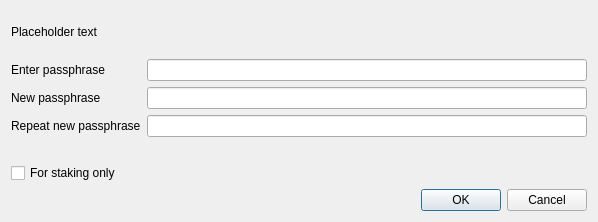
<?xml version="1.0" encoding="UTF-8"?>
<ui version="4.0">
 <class>AskPassphraseDialog</class>
 <widget class="QDialog" name="AskPassphraseDialog">
  <property name="geometry">
   <rect>
    <x>0</x>
    <y>0</y>
    <width>598</width>
    <height>222</height>
   </rect>
  </property>
  <property name="sizePolicy">
   <sizepolicy hsizetype="Preferred" vsizetype="Minimum">
    <horstretch>0</horstretch>
    <verstretch>0</verstretch>
   </sizepolicy>
  </property>
  <property name="minimumSize">
   <size>
    <width>550</width>
    <height>0</height>
   </size>
  </property>
  <property name="windowTitle">
   <string>Passphrase Dialog</string>
  </property>
  <layout class="QVBoxLayout" name="verticalLayout">
   <property name="sizeConstraint">
    <enum>QLayout::SetMinimumSize</enum>
   </property>
   <item>
    <widget class="QLabel" name="warningLabel">
     <property name="text">
      <string notr="true">Placeholder text</string>
     </property>
     <property name="textFormat">
      <enum>Qt::RichText</enum>
     </property>
     <property name="wordWrap">
      <bool>true</bool>
     </property>
    </widget>
   </item>
   <item>
    <layout class="QFormLayout" name="formLayout">
     <property name="sizeConstraint">
      <enum>QLayout::SetMinimumSize</enum>
     </property>
     <property name="fieldGrowthPolicy">
      <enum>QFormLayout::AllNonFixedFieldsGrow</enum>
     </property>
     <item row="0" column="0">
      <widget class="QLabel" name="passLabel1">
       <property name="text">
        <string>Enter passphrase</string>
       </property>
      </widget>
     </item>
     <item row="0" column="1">
      <widget class="QLineEdit" name="passEdit1">
       <property name="echoMode">
        <enum>QLineEdit::Password</enum>
       </property>
      </widget>
     </item>
     <item row="1" column="0">
      <widget class="QLabel" name="passLabel2">
       <property name="text">
        <string>New passphrase</string>
       </property>
      </widget>
     </item>
     <item row="1" column="1">
      <widget class="QLineEdit" name="passEdit2">
       <property name="echoMode">
        <enum>QLineEdit::Password</enum>
       </property>
      </widget>
     </item>
     <item row="2" column="0">
      <widget class="QLabel" name="passLabel3">
       <property name="text">
        <string>Repeat new passphrase</string>
       </property>
      </widget>
     </item>
     <item row="2" column="1">
      <widget class="QLineEdit" name="passEdit3">
       <property name="echoMode">
        <enum>QLineEdit::Password</enum>
       </property>
      </widget>
     </item>
     <item row="3" column="1">
      <widget class="QLabel" name="capsLabel">
       <property name="font">
        <font>
         <weight>75</weight>
         <bold>true</bold>
        </font>
       </property>
       <property name="text">
        <string/>
       </property>
       <property name="alignment">
        <set>Qt::AlignCenter</set>
       </property>
      </widget>
     </item>
     <item row="4" column="0">
      <widget class="QCheckBox" name="anonymizationCheckBox">
       <property name="enabled">
        <bool>true</bool>
       </property>
       <property name="visible">
        <bool>false</bool>
       </property>	   
       <property name="toolTip">
        <string>Serves to disable the trivial sendmoney when OS account compromised. Provides no real security.</string>
       </property>
       <property name="text">
        <string>For staking only</string>
       </property>
      </widget>
     </item>
    </layout>
   </item>
   <item>
    <widget class="QDialogButtonBox" name="buttonBox">
     <property name="orientation">
      <enum>Qt::Horizontal</enum>
     </property>
     <property name="standardButtons">
      <set>QDialogButtonBox::Cancel|QDialogButtonBox::Ok</set>
     </property>
    </widget>
   </item>
  </layout>
 </widget>
 <resources/>
 <connections>
  <connection>
   <sender>buttonBox</sender>
   <signal>accepted()</signal>
   <receiver>AskPassphraseDialog</receiver>
   <slot>accept()</slot>
   <hints>
    <hint type="sourcelabel">
     <x>20</x>
     <y>20</y>
    </hint>
    <hint type="destinationlabel">
     <x>20</x>
     <y>20</y>
    </hint>
   </hints>
  </connection>
  <connection>
   <sender>buttonBox</sender>
   <signal>rejected()</signal>
   <receiver>AskPassphraseDialog</receiver>
   <slot>reject()</slot>
   <hints>
    <hint type="sourcelabel">
     <x>20</x>
     <y>20</y>
    </hint>
    <hint type="destinationlabel">
     <x>20</x>
     <y>20</y>
    </hint>
   </hints>
  </connection>
 </connections>
</ui>
